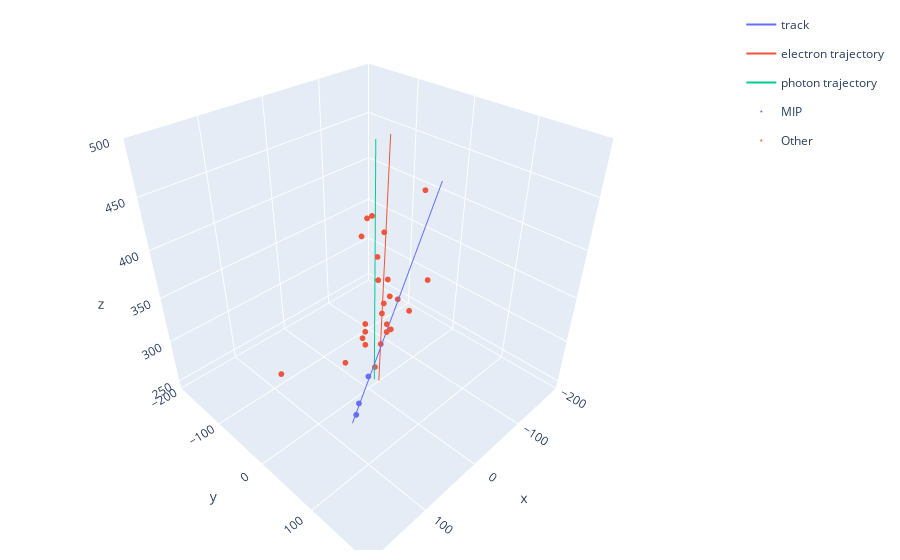

The cell this chart's notebook holds for it:
### Code cell
event = 1995
x = []
y = []
z = []
colors = []

# Add Tracks
for track in range(1):
    track = 0
    for hit in range(len(tree['ax'][event])):
        x.append(tree['ax'][event][track])
        x.append(tree['ax'][event][track] + 200*tree['bx'][event][track])
        x.append(tree['ax'][event][track] - 200*tree['bx'][event][track])
        y.append(tree['ay'][event][track])
        y.append(tree['ay'][event][track] + 200*tree['by'][event][track])
        y.append(tree['ay'][event][track] - 200*tree['by'][event][track])
        z.append(tree['az'][event][track])
        z.append(tree['az'][event][track] + 200*tree['bz'][event][track])
        z.append(tree['az'][event][track] - 200*tree['bz'][event][track])
        colors.append('track')
        colors.append('track')
        colors.append('track')


# Add Electron Trajectory

for hit in range(len(tree['electronZ'][event])):
    x.append(tree['electronX'][event][hit])
    y.append(tree['electronY'][event][hit])
    z.append(tree['electronZ'][event][hit])
    colors.append('electron trajectory')

# Add Photon Trajectory
for hit in range(len(tree['photonX'][event])):
    x.append(tree['photonX'][event][hit])
    y.append(tree['photonY'][event][hit])
    z.append(tree['photonZ'][event][hit])
    colors.append('photon trajectory')
  
hits = {}
xHit = []
yHit = []
zHit = []
colorHit = []
# Add Track Hits
for track in range(len(tree['x_assoc'][event])):
    trackNum = track + 1
    for hit in range(len(tree['x_assoc'][event][track])):
        xHit.append(tree['x_assoc'][event][track][hit])
        yHit.append(tree['y_assoc'][event][track][hit])
        zHit.append(tree['z_assoc'][event][track][hit])
        colorHit.append('track')
hits['X'] = xHit
hits['Y'] = yHit
hits['Z'] = zHit
hits['color'] = colorHit

hits = {}
xHit = []
yHit = []
zHit = []
pdgHit = []

# Add Track Hits
for hit in range(len(tree['hitX'][event])):
    

    particle = abs(tree['pdgID'][event][hit])
    if(particle == 321 or particle == 13):
        pdgHit.append('MIP')
        xHit.append(tree['hitX'][event][hit])
        yHit.append(tree['hitY'][event][hit])
        zHit.append(tree['hitZ'][event][hit])

for hit in range(len(tree['hitX'][event])):

    particle = abs(tree['pdgID'][event][hit])
    if not(particle == 321 or particle == 13):
        pdgHit.append('Other')
        xHit.append(tree['hitX'][event][hit])
        yHit.append(tree['hitY'][event][hit])
        zHit.append(tree['hitZ'][event][hit])

hits['X'] = xHit
hits['Y'] = yHit
hits['Z'] = zHit
hits['PDGID'] = pdgHit

lines = pd.DataFrame(dict(X=x,Y=y,Z=z,color=colors))
fig1 = px.line_3d(lines, x='X', y='Y', z='Z', color="color")

fig2 = px.scatter_3d(x=hits['X'], y=hits['Y'], z=hits['Z'],color=hits['PDGID'])

fig3= go.Figure(data=fig1.data + fig2.data)

fig3.update_layout(
    scene = dict(
        xaxis = dict(nticks=6, range=[-200,200],),
                     yaxis = dict(nticks=6, range=[-200,200],),
                     zaxis = dict(nticks=10, range=[240,500],),),
    autosize=False,
    margin=dict(r=20, l=10, b=10, t=10))

fig3.update_traces(marker=dict(size=2),selector=dict(mode='markers'))

fig3.show()

print(tree['pdgID'][event])

### Figure 1 — Plotly figure (JSON) as saved in the notebook; plotly's stock layout.template omitted (floating-point values rounded to 4 significant figures)
{"data": [{"hovertemplate": "color=track<br>X=%{x}<br>Y=%{y}<br>Z=%{z}<extra></extra>", "legendgroup": "track", "line": {"color": "#636efa", "dash": "solid"}, "marker": {"symbol": "circle"}, "mode": "lines", "name": "track", "scene": "scene", "showlegend": true, "type": "scatter3d", "x": [0, 148.2, -148.2, 0, 148.2, -148.2], "y": [21.67, 47.01, -3.671, 21.67, 47.01, -3.671], "z": [297.8, 166.0, 429.7, 297.8, 166.0, 429.7]}, {"hovertemplate": "color=electron trajectory<br>X=%{x}<br>Y=%{y}<br>Z=%{z}<extra></extra>", "legendgroup": "electron trajectory", "line": {"color": "#EF553B", "dash": "solid"}, "marker": {"symbol": "circle"}, "mode": "lines", "name": "electron trajectory", "scene": "scene", "showlegend": true, "type": "scatter3d", "x": [-13.32, -13.62, -14.35, -14.74, -15.54, -16.01, -16.88, -17.38, -18.25, -18.75, -19.62, -20.12, -20.99, -21.49, -22.36, -22.86, -23.73, -24.23, -25.1, -25.6, -26.47, -26.97, -27.84, -28.34, -29.4, -30.1, -31.16, -31.86, -32.92, -33.61, -34.67, -35.37, -36.43, -37.13], "y": [8.551, 8.569, 8.612, 8.636, 8.684, 8.712, 8.764, 8.794, 8.846, 8.876, 8.928, 8.958, 9.01, 9.04, 9.092, 9.122, 9.174, 9.204, 9.256, 9.286, 9.338, 9.368, 9.42, 9.451, 9.514, 9.556, 9.619, 9.661, 9.724, 9.766, 9.83, 9.871, 9.935, 9.976], "z": [248.4, 253.8, 266.9, 274.0, 288.5, 297.1, 312.8, 321.9, 337.6, 346.7, 362.4, 371.5, 387.2, 396.3, 412.0, 421.1, 436.8, 445.9, 461.6, 470.7, 486.4, 495.5, 511.2, 520.3, 539.5, 552.1, 571.3, 583.9, 603.1, 615.7, 634.9, 647.5, 666.7, 679.3]}, {"hovertemplate": "color=photon trajectory<br>X=%{x}<br>Y=%{y}<br>Z=%{z}<extra></extra>", "legendgroup": "photon trajectory", "line": {"color": "#00cc96", "dash": "solid"}, "marker": {"symbol": "circle"}, "mode": "lines", "name": "photon trajectory", "scene": "scene", "showlegend": true, "type": "scatter3d", "x": [-4.404, -4.399, -4.387, -4.381, -4.367, -4.359, -4.345, -4.336, -4.322, -4.313, -4.299, -4.29, -4.276, -4.267, -4.253, -4.244, -4.23, -4.221, -4.207, -4.198, -4.184, -4.175, -4.161, -4.152, -4.135, -4.123, -4.105, -4.094, -4.076, -4.064, -4.046, -4.035, -4.017, -4.005], "y": [7.808, 7.804, 7.797, 7.793, 7.785, 7.78, 7.772, 7.767, 7.758, 7.753, 7.744, 7.739, 7.73, 7.725, 7.716, 7.711, 7.703, 7.698, 7.689, 7.684, 7.675, 7.67, 7.661, 7.656, 7.645, 7.638, 7.628, 7.621, 7.61, 7.603, 7.592, 7.585, 7.575, 7.568], "z": [253.9, 259.4, 272.5, 279.6, 294.0, 302.6, 318.3, 327.4, 343.1, 352.2, 367.9, 377.0, 392.7, 401.8, 417.5, 426.6, 442.3, 451.4, 467.1, 476.2, 491.9, 501.0, 516.7, 525.8, 545.0, 557.6, 576.8, 589.4, 608.6, 621.2, 640.4, 653.0, 672.2, 684.8]}, {"hovertemplate": "color=MIP<br>x=%{x}<br>y=%{y}<br>z=%{z}<extra></extra>", "legendgroup": "MIP", "marker": {"color": "#636efa", "size": 2, "symbol": "circle"}, "mode": "markers", "name": "MIP", "scene": "scene", "showlegend": true, "type": "scatter3d", "x": [58.39, 12.51, 45.88], "y": [33.71, 12.04, 26.49], "z": [248.4, 266.9, 253.8]}, {"hovertemplate": "color=Other<br>x=%{x}<br>y=%{y}<br>z=%{z}<extra></extra>", "legendgroup": "Other", "marker": {"color": "#EF553B", "size": 2, "symbol": "circle"}, "mode": "markers", "name": "Other", "scene": "scene", "showlegend": true, "type": "scatter3d", "x": [-29.19, -37.54, -20.85, -45.88, -16.68, 4.171, 4.171, -4.171, -25.02, -8.341, -111.0, 50.05, 20.85, 29.19, -94.3, 98.48, 16.68, -16.68, -8.341, -12.51, -25.02, -16.68, -29.19, 4.171, -25.02], "y": [12.04, 40.93, -2.408, 12.04, 19.26, -2.408, -2.408, 12.04, -38.53, 19.26, 11.1, 4.816, 26.49, 26.49, 11.1, -80.93, 4.816, 19.26, 4.816, 12.04, 19.26, 19.26, -2.408, -2.408, 4.816], "z": [346.6, 337.5, 362.4, 337.5, 371.5, 312.8, 297.0, 396.2, 396.2, 421.0, 337.5, 297.0, 445.9, 445.9, 436.8, 266.9, 312.8, 312.8, 266.9, 297.0, 312.8, 321.9, 321.9, 321.9, 337.5]}], "layout": {"autosize": false, "margin": {"b": 10, "l": 10, "r": 20, "t": 10}, "scene": {"xaxis": {"nticks": 6, "range": [-200, 200]}, "yaxis": {"nticks": 6, "range": [-200, 200]}, "zaxis": {"nticks": 10, "range": [240, 500]}}}}
